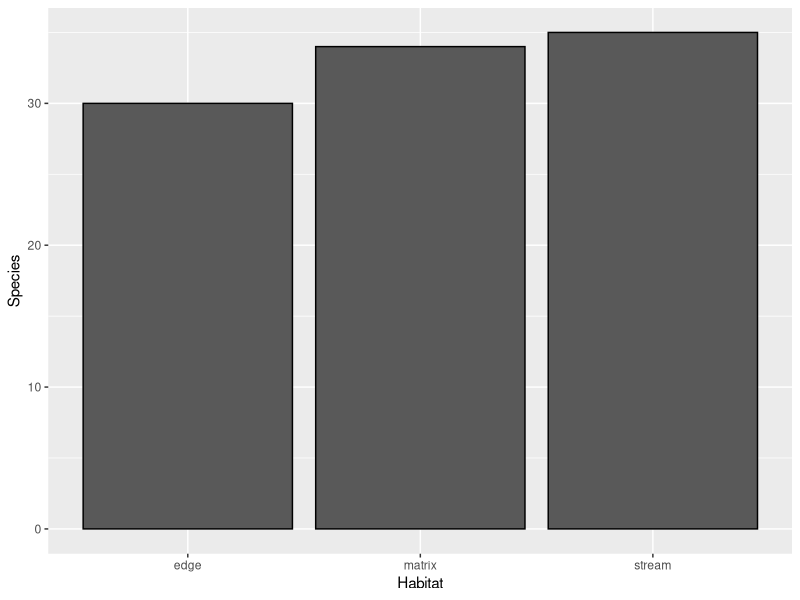
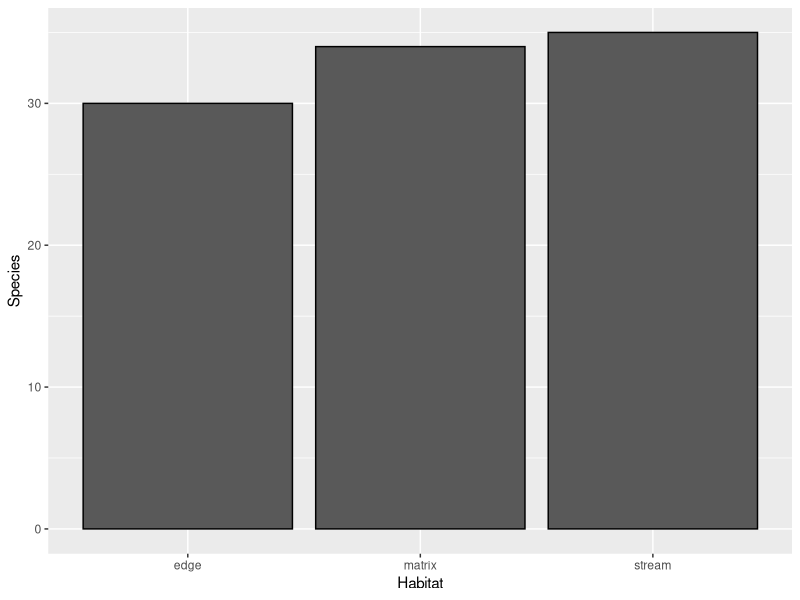

Reproduce these figures in R, in order.
## ---- chunk 1
# First where are we? 
getwd()  # prints out current working directory 

#read.csv("/Users/rawanaljudeid/Desktop/2021RladiesBats/Bats_Capture_Database.csv") # Absolute file path 
data<-read.csv("./Bats_Capture_Database.csv") # Relative file path 
data

# What are the columns? 
names(data) # can also look at readme file 
# How many samples do we have? 
nrow(data)
print(paste("We have", nrow(data), "bat samples."))

head(data)
ncol(data)
## ---- chunk 2
library(ggplot2) # make pretty graphs
library(ggpubr) # save figures
library(plyr) # summary statistics
library(tidyr) # data manipulations
names(data)
# How many bat species are in the dataset? 
batspec<-unique(data["Species"]) 

print(paste("There are", nrow(batspec), "species in the dataset."))


# Reduce dataframe
SpeciesRed<-unique(data[c("Habitat", "Species")]) 
SpeciesRed[order(SpeciesRed$Habitat),]

# How many species in each habitat type? 
SpeciesRich<-aggregate(Species~Habitat,
                     data=SpeciesRed,
                     FUN=length)

# Graph it 
ggplot(data=SpeciesRich, aes(x=Habitat, y=Species)) +
    geom_bar(colour="black", stat="identity")

ggsave("./Figures/BatSpecies.png")
# Explore the aggregate function by looking at other parts of the data 
